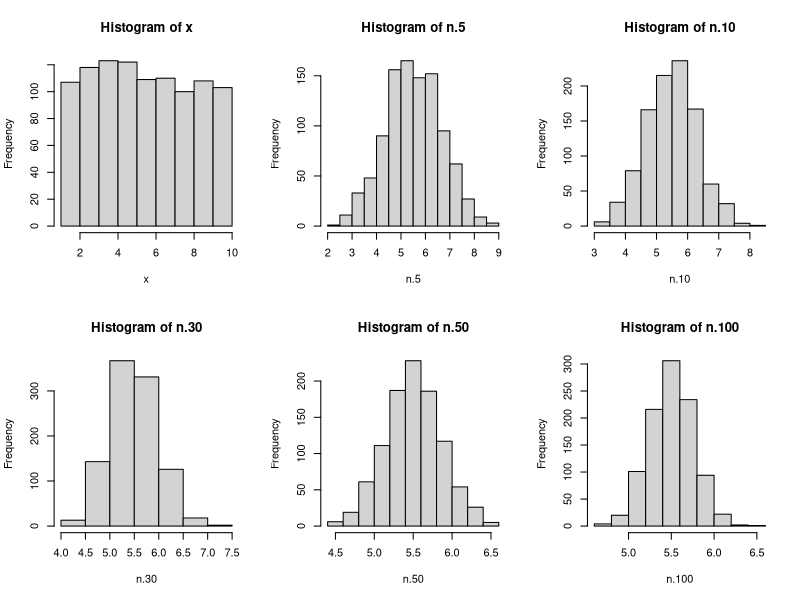
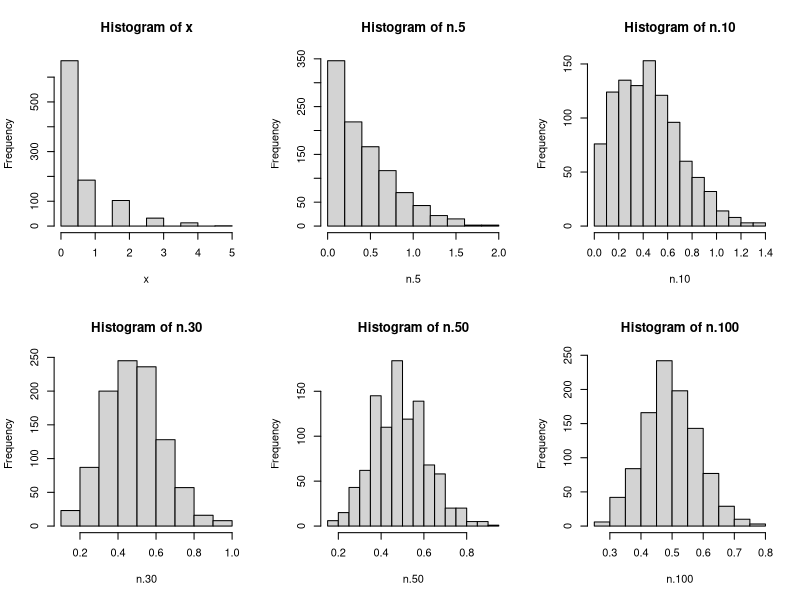

R code for these plots, in order:
## ---- chunk 1
x <- rnorm(1000)
mean(x) # sample mean
## ---- chunk 2
replicate(5, {
  mean(rnorm(1000))  
})
## ---- chunk 3
x <- runif(1000, 1, 10)
n.5   <- replicate(1000, {mean(runif(5,   1, 10)) })
n.10  <- replicate(1000, {mean(runif(10,  1, 10)) })
n.30  <- replicate(1000, {mean(runif(30,  1, 10)) })
n.50  <- replicate(1000, {mean(runif(50,  1, 10)) })
n.100 <- replicate(1000, {mean(runif(100, 1, 10)) })
## ---- chunk 4
par(mfrow=c(2,3))
hist(x);hist(n.5);hist(n.10); hist(n.30); hist(n.50);hist(n.100)
## ---- chunk 5
create.zip <- function(nsamp){
  ifelse(rbinom(nsamp, size = 1, prob = .5) > 0, 0, rpois(nsamp, lambda = 1))
}
x <- create.zip(1000)
n.5   <- replicate(1000, {mean(create.zip(5))})
n.10  <- replicate(1000, {mean(create.zip(10))})
n.30  <- replicate(1000, {mean(create.zip(30))})
n.50  <- replicate(1000, {mean(create.zip(50))})
n.100 <- replicate(1000, {mean(create.zip(100))})
## ---- chunk 6
par(mfrow=c(2,3))
hist(x);hist(n.5);hist(n.10); hist(n.30); hist(n.50);hist(n.100)
